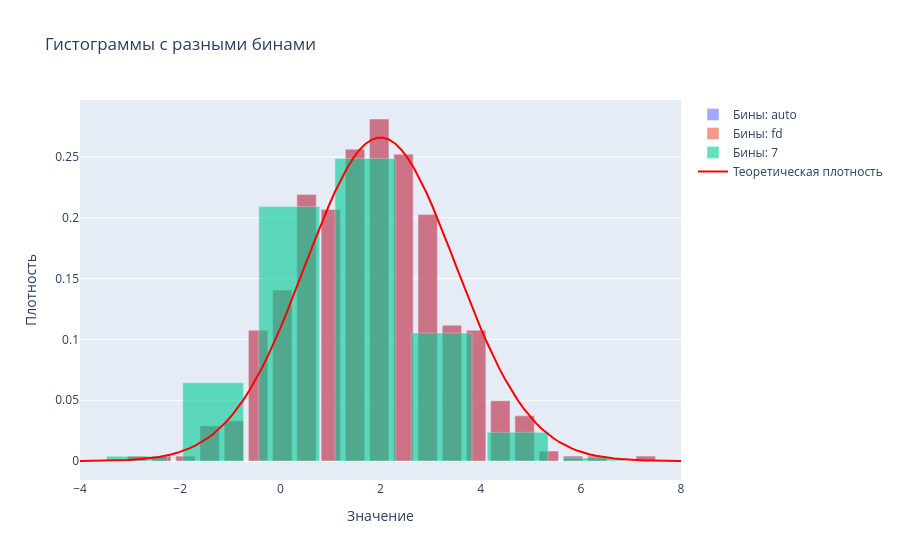

The code cell stored with this chart in its notebook:
### Markdown cell above
Правило Фридмана—Дьякониса ('fd')
Этот метод предлагает оптимальную ширину бина, которая зависит от:

Межквартильного размаха (IQR) – разницы между 75-м и 25-м процентилями.

Объёма данных (n) – количества наблюдений.

формула:
ширина бина = 2*(IQR)/(n^(1/3))

используем когда

Когда данные имеют нестандартное распределение (не нормальное).

Когда нужно автоматически выбрать разумное число бинов без ручного подбора.

Когда есть выбросы, так как IQR устойчив к ним.

### Code cell
bin_settings = ["auto", "fd", 7]
fig = go.Figure()

for bins in bin_settings:
    hist_data = np.histogram(sample, bins=bins, density=True)
    fig.add_trace(go.Bar(
        x=hist_data[1],
        y=hist_data[0],
        name=f"Бины: {bins}",
        opacity=0.6
    ))

x = np.linspace(mu_true - 4 * sigma_true, mu_true + 4 * sigma_true, 100)
fig.add_trace(go.Scatter(
    x=x,
    y=stats.norm.pdf(x, mu_true, sigma_true),
    mode='lines',
    name='Теоретическая плотность',
    line=dict(color='red')
))

fig.update_layout(
    title="Гистограммы с разными бинами",
    barmode='overlay',
    xaxis_title="Значение",
    yaxis_title="Плотность"
)
fig.show()
